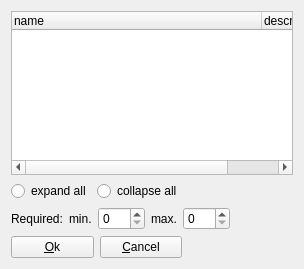
<?xml version="1.0" encoding="UTF-8"?>
<ui version="4.0">
 <class>feature_select_require</class>
 <widget class="QWidget" name="feature_select_require">
  <property name="geometry">
   <rect>
    <x>0</x>
    <y>0</y>
    <width>304</width>
    <height>269</height>
   </rect>
  </property>
  <property name="windowTitle">
   <string>Add required Feature</string>
  </property>
  <property name="windowIcon">
   <iconset resource="../configurator.qrc">
    <normaloff>:/images/chart_organisation.png</normaloff>:/images/chart_organisation.png</iconset>
  </property>
  <property name="action" stdset="0">
   <string>CategoryFeatureEdit feature { id={main.id}; minQuantity {{main.minQuantity}}; maxQuantity {{main.maxQuantity}} }</string>
  </property>
  <property name="answer" stdset="0">
   <string>CategoryFeatureEdit feature { id={feature.selected}; minQuantity {{min}}; maxQuantity {{max}} }</string>
  </property>
  <layout class="QGridLayout" name="gridLayout">
   <item row="1" column="0">
    <layout class="QHBoxLayout" name="horizontalLayout_2">
     <item>
      <widget class="QRadioButton" name="expand">
       <property name="text">
        <string>expand all</string>
       </property>
      </widget>
     </item>
     <item>
      <widget class="QRadioButton" name="collapse">
       <property name="text">
        <string>collapse all</string>
       </property>
      </widget>
     </item>
    </layout>
   </item>
   <item row="1" column="1">
    <spacer name="horizontalSpacer">
     <property name="orientation">
      <enum>Qt::Horizontal</enum>
     </property>
     <property name="sizeHint" stdset="0">
      <size>
       <width>40</width>
       <height>20</height>
      </size>
     </property>
    </spacer>
   </item>
   <item row="0" column="0" colspan="2">
    <widget class="QTreeWidget" name="feature">
     <property name="enabled">
      <bool>true</bool>
     </property>
     <property name="selectionMode">
      <enum>QAbstractItemView::SingleSelection</enum>
     </property>
     <property name="itemsExpandable">
      <bool>true</bool>
     </property>
     <property name="action" stdset="0">
      <string notr="true">FeatureHierarchyRequest feature {id=1}</string>
     </property>
     <attribute name="headerDefaultSectionSize">
      <number>250</number>
     </attribute>
     <column>
      <property name="text">
       <string>name</string>
      </property>
     </column>
     <column>
      <property name="text">
       <string>description</string>
      </property>
     </column>
    </widget>
   </item>
   <item row="4" column="0">
    <layout class="QHBoxLayout" name="horizontalLayout">
     <item>
      <widget class="QPushButton" name="select">
       <property name="text">
        <string>&amp;Ok</string>
       </property>
       <property name="form" stdset="0">
        <string notr="true">_CLOSE_</string>
       </property>
       <property name="datasignal:clicked" stdset="0">
        <string>add_feature_required</string>
       </property>
       <property name="state:enabled" stdset="0">
        <string>{feature.selected}&gt;0</string>
       </property>
      </widget>
     </item>
     <item>
      <widget class="QPushButton" name="cancel">
       <property name="text">
        <string>&amp;Cancel</string>
       </property>
       <property name="form" stdset="0">
        <string notr="true">_CLOSE_</string>
       </property>
      </widget>
     </item>
    </layout>
   </item>
   <item row="2" column="0" colspan="2">
    <layout class="QFormLayout" name="formLayout">
     <item row="0" column="0">
      <widget class="QLabel" name="label">
       <property name="text">
        <string>Required:</string>
       </property>
       <property name="buddy">
        <cstring>min</cstring>
       </property>
      </widget>
     </item>
     <item row="0" column="1">
      <layout class="QHBoxLayout" name="horizontalLayout_7">
       <item>
        <widget class="QLabel" name="label_min_requires">
         <property name="text">
          <string>min.</string>
         </property>
         <property name="buddy">
          <cstring>min</cstring>
         </property>
        </widget>
       </item>
       <item>
        <widget class="QSpinBox" name="min">
         <property name="maximum">
          <number>999</number>
         </property>
        </widget>
       </item>
       <item>
        <widget class="QLabel" name="label_max_requires">
         <property name="text">
          <string>max.</string>
         </property>
         <property name="buddy">
          <cstring>max</cstring>
         </property>
        </widget>
       </item>
       <item>
        <widget class="QSpinBox" name="max">
         <property name="maximum">
          <number>999</number>
         </property>
        </widget>
       </item>
       <item>
        <spacer name="horizontalSpacer_4">
         <property name="orientation">
          <enum>Qt::Horizontal</enum>
         </property>
         <property name="sizeHint" stdset="0">
          <size>
           <width>40</width>
           <height>20</height>
          </size>
         </property>
        </spacer>
       </item>
      </layout>
     </item>
    </layout>
   </item>
  </layout>
 </widget>
 <tabstops>
  <tabstop>feature</tabstop>
  <tabstop>expand</tabstop>
  <tabstop>collapse</tabstop>
  <tabstop>min</tabstop>
  <tabstop>max</tabstop>
  <tabstop>select</tabstop>
  <tabstop>cancel</tabstop>
 </tabstops>
 <resources>
  <include location="../configurator.qrc"/>
 </resources>
 <connections>
  <connection>
   <sender>expand</sender>
   <signal>toggled(bool)</signal>
   <receiver>feature</receiver>
   <slot>expandAll()</slot>
   <hints>
    <hint type="sourcelabel">
     <x>75</x>
     <y>196</y>
    </hint>
    <hint type="destinationlabel">
     <x>65</x>
     <y>170</y>
    </hint>
   </hints>
  </connection>
  <connection>
   <sender>collapse</sender>
   <signal>toggled(bool)</signal>
   <receiver>feature</receiver>
   <slot>collapseAll()</slot>
   <hints>
    <hint type="sourcelabel">
     <x>195</x>
     <y>196</y>
    </hint>
    <hint type="destinationlabel">
     <x>187</x>
     <y>170</y>
    </hint>
   </hints>
  </connection>
  <connection>
   <sender>feature</sender>
   <signal>doubleClicked(QModelIndex)</signal>
   <receiver>select</receiver>
   <slot>click()</slot>
   <hints>
    <hint type="sourcelabel">
     <x>28</x>
     <y>166</y>
    </hint>
    <hint type="destinationlabel">
     <x>41</x>
     <y>258</y>
    </hint>
   </hints>
  </connection>
 </connections>
</ui>
